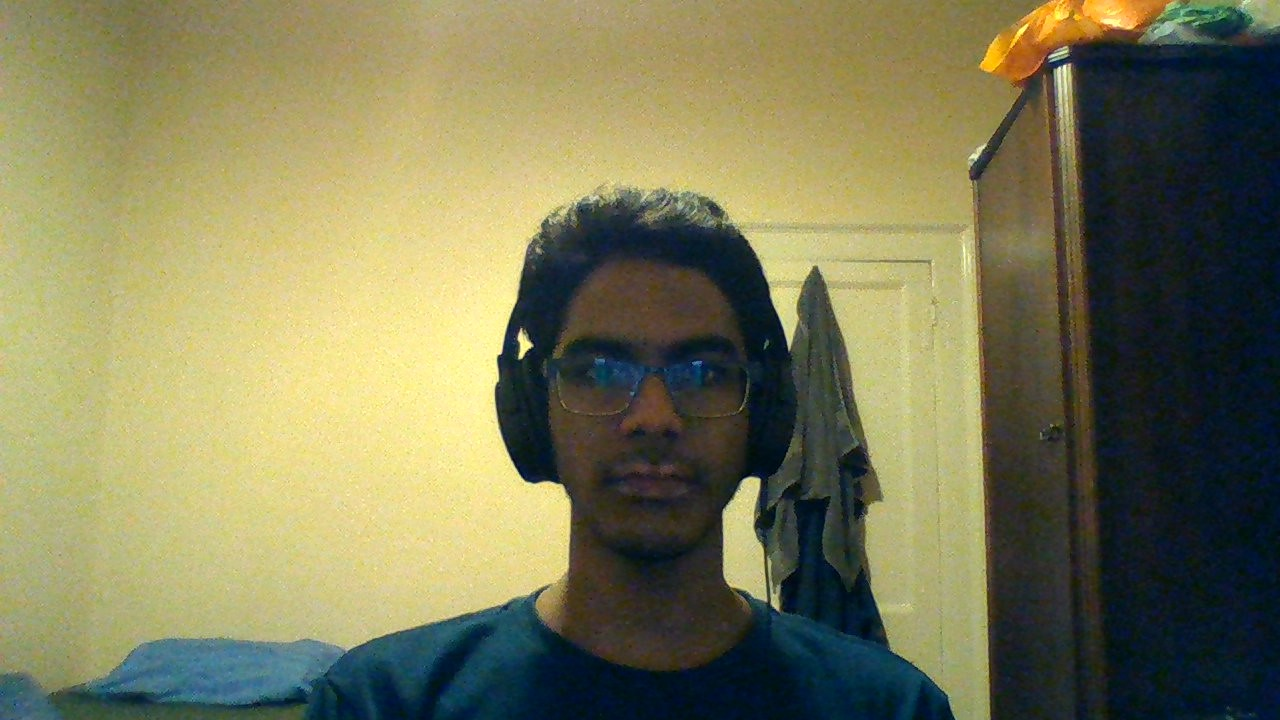
#> input picture src/test/face_detection/test.jpg, 1280 x 720 px
$ python -i face_detection.py   (imports and definitions only)
#> lines starting #> are read from the running program, lines starting #| are printed output that depends on the picture
import numpy as np
import cv2

def face_detector(img):
    """
    Given an image, returns a list of tuples (x, y, w, h) where (x, y) is the coordinate of the top left vertex and
    (w, h) represents the width and height of the face.

    Keyword Arguments:
    - img: The image that the faces are going to obtained from.

    Returns:
    - A list of tuples describing the faces in the form described above.
    """
    gray = cv2.cvtColor(img, cv2.COLOR_BGR2GRAY)

    # faceCascade imports in the previously made classifier
    faceCascade = cv2.CascadeClassifier('src/face_recognition/haarcascade_frontalface_default.xml')
    faces = faceCascade.detectMultiScale(
        gray,
        scaleFactor=1.2,
        minNeighbors=1,
        minSize=(100, 100)
    )

    return faces

def resize_img(img, width, height):
    """
    Given the image and the target width and height, returns the image resized to the specifications.

    Keyword Arguments:
    - img: The image that is going to be resized.
    - width (int): Target width in pixels
    - height (int): Target height in pixels

    Returns:
    - The image resized.
    """
    return cv2.resize(img, (width, height), interpolation=cv2.INTER_AREA)

def save_image(img, path):
    """
    Given the image and an output path, saves the image to the path.

    Keyword Arguments:
    - img: The image that is going to be saved.
    - path (String): The path to the place to save the image
    """
    cv2.imwrite(path, img)

def save_faces(img, faces, width, height):
    """
    Saves the faces in an image to an external image with the size of the image specified.

    Keyword Arguments:
    - img: The image that has the faces that are going to be saved.
    - faces (List[(Int, Int, Int, Int)]): A list of faces specified by the top left vertex and the width and height of the face
    - width (int): Target width in pixels for the size of the image
    - height (int): Target height in pixels for the size of the image
    """

    for i, (x, y, w, h) in enumerate(faces):
        # TODO: Change output string
        save_image(resize_img(img[y:y+h, x:x+w], width, height), 'out' + str(i) + '.jpg')


def save_faces_in_64_by_64(image):
    """
    Given an image which is an np.array, saves the faces in the image in a file with dimenesions of 64x64.

    Keyword Arguments:
    - image: An np.array which is of shape (w, h, 3) which is a representation of the image.
    """
    save_faces(image, face_detector(image), 64, 64)

>>> import cv2
>>> picture = cv2.imread('../test/face_detection/test.jpg')
#> picture is the input picture: shape (720, 1280, 3); mean B, G, R 88, 123.1, 124.6
>>> result = save_faces_in_64_by_64(picture)
#> in face_detector, `gray = cv2.cvtColor(img, cv2.COLOR_BGR2GRAY)`:
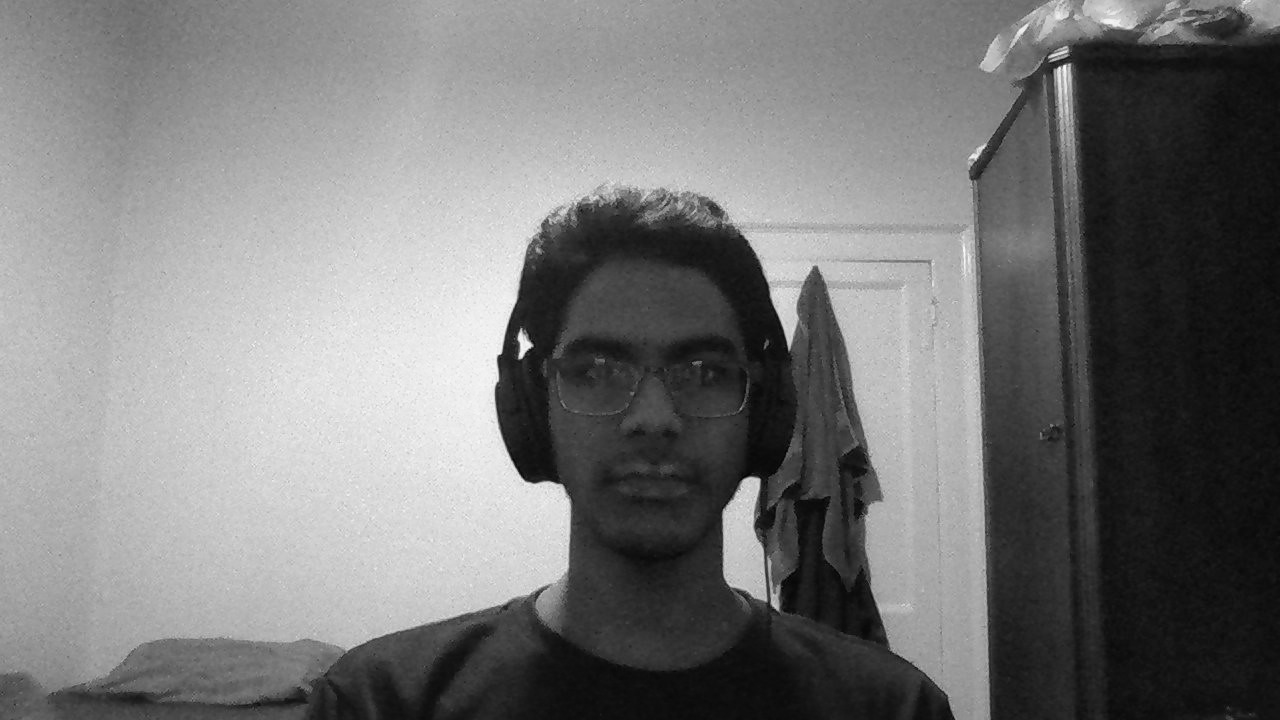
#> gray: shape (720, 1280); min 1, max 251, mean 119.5
#> in face_detector, `faces = faceCascade.detectMultiScale( gray, scaleFactor=1.2, minNeighb..`: faces = [[529, 272, 247, 247]]
#> the loop in save_faces, `for i, (x, y, w, h) in enumerate(faces):` made 1 pass
#> pass 1, in save_image, `cv2.imwrite(path, img)`:
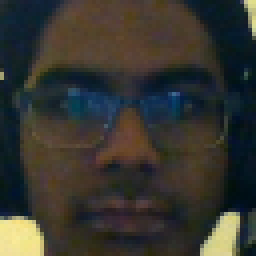
#> saved as out0.jpg: shape (64, 64, 3) (shown 4 times larger); mean B, G, R 48.2, 54.1, 54.7
